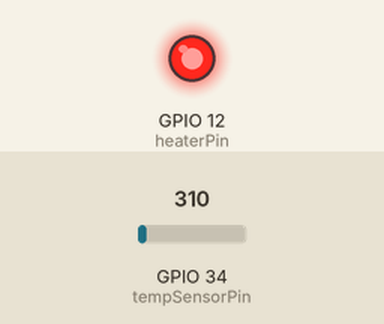
Recording of a sketch running on a simulated ESP32. Shown: output pins drawn as LEDs (lit = HIGH). The inputs (shaded band) are chosen by the test bench; at power-on: GPIO 34 (tempSensorPin) = 310. What the sketch prints to the serial monitor is not drawn.

Above: at 0.1 s.
Timing chart, 0 to 1.6 s (numbered marks = the images above):
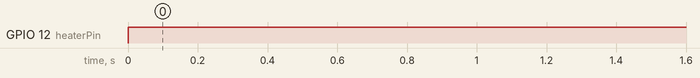

Measured:
- by itself, GPIO 12 (heaterPin): LOW → HIGH at 0.00 s

The sketch:

sketch.ino
```cpp
#include <Arduino.h>

//Definitions of Pins//
const int tempSensorPin = 34;
const int heaterPin     = 12;

//Temperature thresholds as required//
const float TARGET_TEMP = 60.0;
const float MIN_TEMP    = 40.0;

//Heater state definition as required//
enum HeaterState {
  IDLE,
  HEATING,
  STABILIZING,
  TARGET_REACHED,
  OVERHEAT
};

HeaterState currentState = IDLE;
//Reading temperature from ADC//
float readTemperature() {
  int raw = analogRead(tempSensorPin);
  return map(raw, 0, 4095, 0, 100);
}

// Prining current system status as per conditions//
void logStatus(float temp, HeaterState state) {
  Serial.print("Temperature: ");
  Serial.print(temp);
  Serial.print(" °C | State: ");
  switch (state) {
    case IDLE:           Serial.println("Idle"); break;
    case HEATING:        Serial.println("Heating"); break;
    case STABILIZING:    Serial.println("Stabilizing"); break;
    case TARGET_REACHED: Serial.println("Target Reached"); break;
    case OVERHEAT:       Serial.println("Overheat"); break;
  }
}

//FreeRTOS Task for Heater Logic//
void heaterControlTask(void *parameter) {
  while (true) {
    float temp = readTemperature();

    if (temp < MIN_TEMP) {
      currentState = HEATING;
      digitalWrite(heaterPin, HIGH);
    }
    else if (temp < TARGET_TEMP) {
      currentState = STABILIZING;
      digitalWrite(heaterPin, HIGH);
    }
    else if (temp < TARGET_TEMP + 10) {
      currentState = TARGET_REACHED;
      digitalWrite(heaterPin, LOW);
    }
    else {
      currentState = OVERHEAT;
      digitalWrite(heaterPin, LOW);
    }

    logStatus(temp, currentState);

    vTaskDelay(1000 / portTICK_PERIOD_MS);  //Run every 1 second//
  }
}

void setup() {
  Serial.begin(9600);
  pinMode(tempSensorPin, INPUT);
  pinMode(heaterPin, OUTPUT);
  digitalWrite(heaterPin, LOW);

  // Create a FreeRTOS task for heater control
  xTaskCreate(
    heaterControlTask,   // Task function
    "HeaterTask",        // Name
    4096,                // Stack size
    NULL,                // Parameters
    1,                   // Priority
    NULL                 // Task handle
  );
}

void loop() {
  //Nothing to be noted here, everything is handled by FreeRTOS//
}
```
